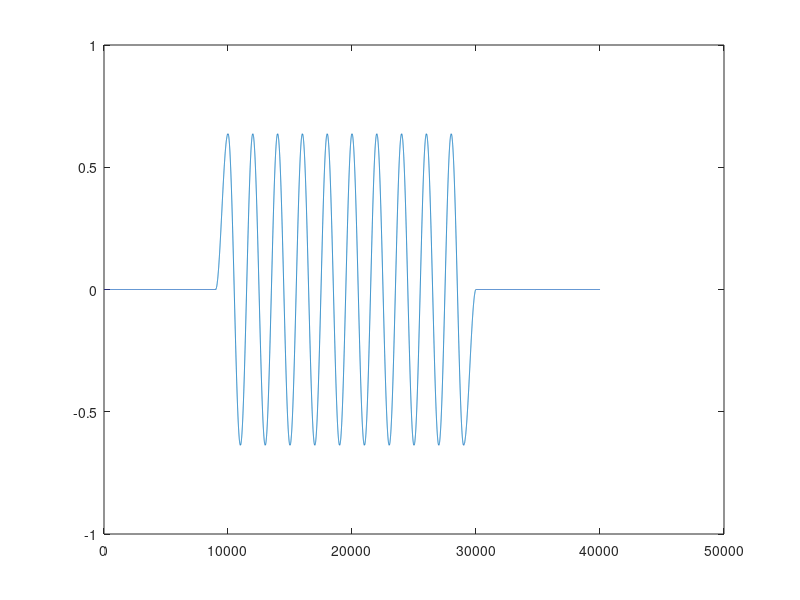

MATLAB code for this plot:
clear all;

x=0:pi/1000:20*pi;
Q1=sin(x);
Q2(1:length(x))=0;
Q2(x<10*pi)=1/1000;
Q2(x<9*pi)=0;
Q3=convn(Q1,Q2);
plot(Q3);
